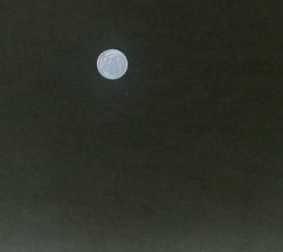
#> input picture intro-to-vector/add_coin_to_image/coin_image.png, 283 x 252 px, found by its file name
$ python -i add_mobile_to_image.py   (imports and definitions only)
#> lines starting #> are read from the running program, lines starting #| are printed output that depends on the picture; after the words box and inside, x2 and y2 are one past the last pixel; in counts of white or black regions, pixels touching at a corner belong together
import cv2
import numpy as np
import os
from PIL import Image

# Load the T-shirt image and the image of the coin
source_directory = 'add_mobile_to_image/t_shirt_images/test'
target_directory = 'add_mobile_to_image/t_shirt_images_with_mobile/test'


# [57 lines left out: function add_mobile_to_image, not called in this run]


def extract_contour_from_coin_image():
    coin_image = cv2.imread('add_coin_to_image/coin_image.png', cv2.IMREAD_UNCHANGED)
#> coin_image is the input picture: shape (252, 283, 4); mean B, G, R, A 38.8, 48.2, 45, 255

    # Convert image to grey
    gray_image = cv2.cvtColor(coin_image, cv2.COLOR_BGR2GRAY)
    # Applying binary threshold. 90 is threshold value, pixels with value > 90 would be set to 255 and rest to zero
    _, binary_image = cv2.threshold(gray_image, 90, 255, cv2.THRESH_BINARY)
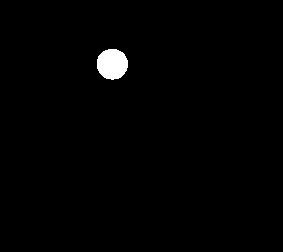
#> binary_image: shape (252, 283); 1.1% white; 1 white region, box (x1, y1, x2, y2) and area: (97, 49, 128, 80) 761

    # Apply Gaussian blur to reduce noise and enhance edges
    blurred_image = cv2.GaussianBlur(binary_image, (5, 5), 0)

    # Apply Canny edge detection
    edges = cv2.Canny(blurred_image, threshold1=50, threshold2=150)
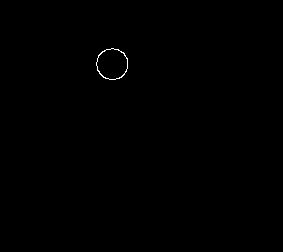
#> edges: shape (252, 283); 0.16% white in thin lines or dots, all inside (x1, y1, x2, y2) = (96, 48, 128, 80)
    contours, _ = cv2.findContours(edges, cv2.RETR_TREE, cv2.CHAIN_APPROX_NONE)
#> contours = 2 contours; box (x1, y1, x2, y2) and area: (96, 48, 128, 80) 762, (96, 48, 128, 80) 738
    largest_contour = []
    largest_area = 0.0
    # Iterate through the contours
    for contour in contours:
        # Calculate the area of the current contour
        area = cv2.contourArea(contour)

        # Check if the current contour has a larger area than the previous largest contour
        if area > largest_area:
            largest_area = area
            largest_contour = contour
#> this loop made 2 passes
#> (area, largest_area) on pass 1: (762, 762)
#> area on pass 2: 738
#> after the loop, largest_area = 762; largest_contour = contour of 90 points, box (x1, y1, x2, y2) (96, 48, 128, 80), area 762

    # Create a mask filled with zeros
    mask = np.zeros_like(gray_image)

    # Draw the largest contour on the mask with white color to fill the area
    cv2.drawContours(mask, [largest_contour], -1, (255), thickness=cv2.FILLED)
#> mask: shape (252, 283); 1.1% white; 1 white region, box (x1, y1, x2, y2) and area: (96, 48, 128, 80) 808

    # Use the mask to extract the filled area from the original image
    # in parmeter2 (coin_image) only those pixels will be retained which coincides with mask image pixels, so when you use AND operator
    # between coin_image and mask_coin_image , you will extract the filled area from the original image
    filled_area = cv2.bitwise_and(coin_image, coin_image, mask=mask)
    cv2.imwrite("add_coin_to_image/coin_mask.jpg", filled_area)

>>> result = extract_contour_from_coin_image()
